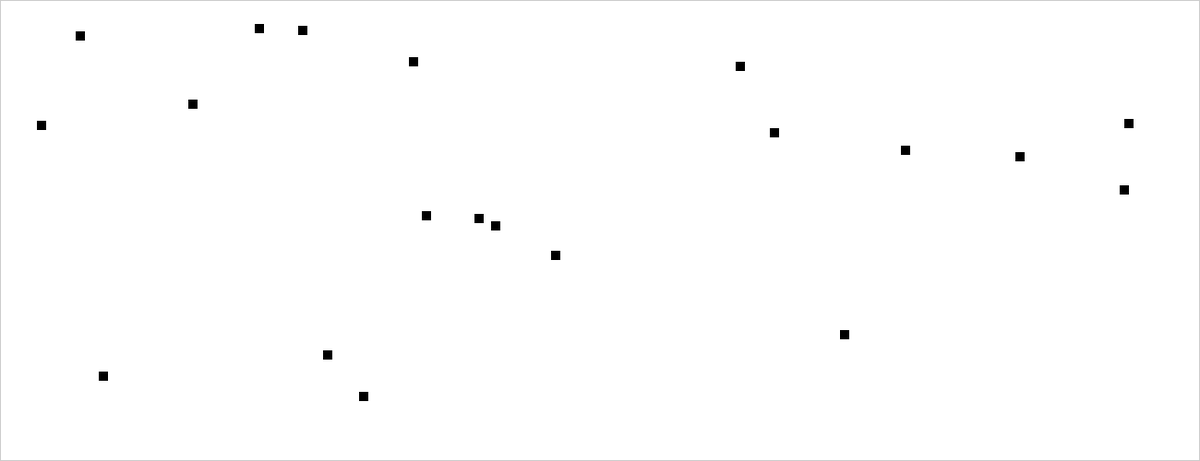
Frame 1 (no input)
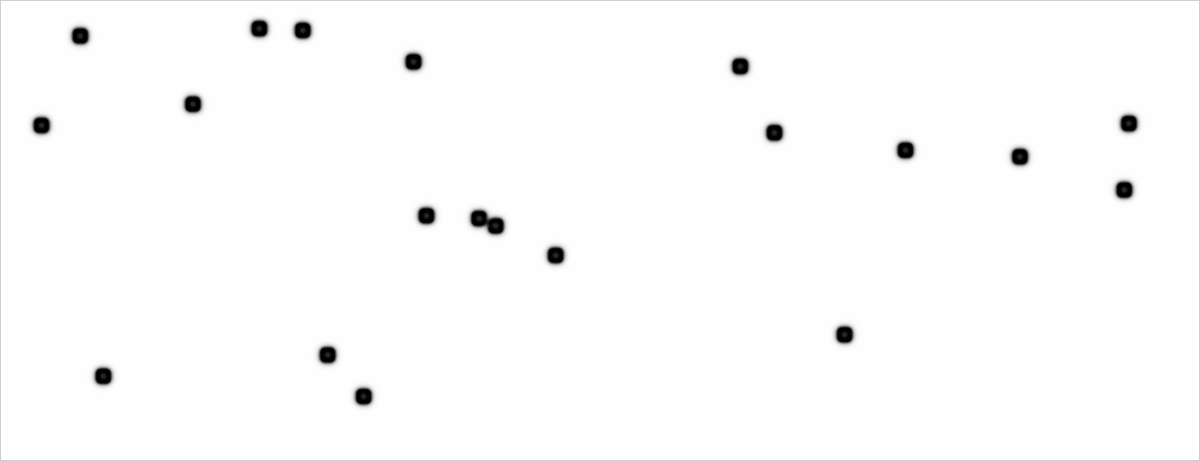
Frame 60 (the mouse pressed at the canvas centre just before this capture)
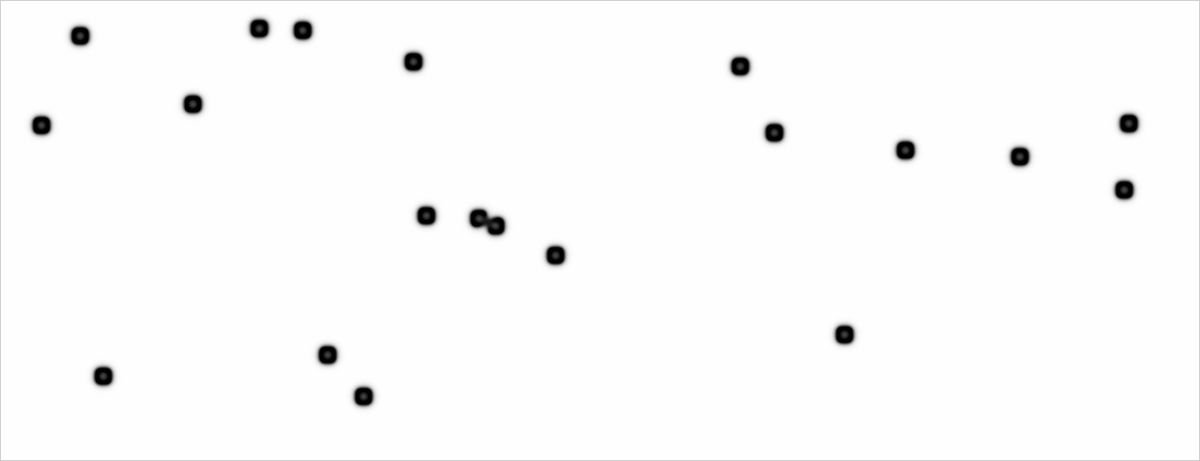
Frame 120 (the mouse held since frame 60 and released just before this capture)

The Processing sketch that drew these frames (run headless with seeded random() and noise(); from frame 60 on, the mouse is pressed at the canvas centre):

// Processing sketch: reaction_diffusion
// ── reaction_diffusion.pde
// Daniel Shiffman
// http://codingtra.in
// http://patreon.com/codingtrain
// Code for this video: https://youtu.be/BV9ny785UNc

// Written entirely based on
// http://www.karlsims.com/rd.html

// Also, for reference
// http://hg.postspectacular.com/toxiclibs/src/44d9932dbc9f9c69a170643e2d459f449562b750/src.sim/toxi/sim/grayscott/GrayScott.java?at=default

Cell[][] grid;
Cell[][] prev;

void setup() {
  size(1300, 500);
  grid = new Cell[width][height];
  prev = new Cell[width][height];

  for (int i = 0; i < width; i++) {
    for (int j = 0; j < height; j ++) {
      float a = 1;
      float b = 0;
      grid[i][j] = new Cell(a, b);
      prev[i][j] = new Cell(a, b);
    }
  }

  for (int n = 0; n < 20; n++) {
    int startx = int(random(20, width-20));
    int starty = int(random(20, height-20));

    for (int i = startx; i < startx+10; i++) {
      for (int j = starty; j < starty+10; j ++) {
        float a = 1;
        float b = 1;
        grid[i][j] = new Cell(a, b);
        prev[i][j] = new Cell(a, b);
      }
    }
  }
}

float dA = 1.0;
float dB = 0.5;
float feed = 0.055;
float k = 0.062;

class Cell {
  float a;
  float b;

  Cell(float a_, float b_) {
    a = a_;
    b = b_;
  }
}


void update() {
  for (int i = 1; i < width-1; i++) {
    for (int j = 1; j < height-1; j ++) {

      Cell spot = prev[i][j];
      Cell newspot = grid[i][j];

      float a = spot.a;
      float b = spot.b;

      float laplaceA = 0;
      laplaceA += a*-1;
      laplaceA += prev[i+1][j].a*0.2;
      laplaceA += prev[i-1][j].a*0.2;
      laplaceA += prev[i][j+1].a*0.2;
      laplaceA += prev[i][j-1].a*0.2;
      laplaceA += prev[i-1][j-1].a*0.05;
      laplaceA += prev[i+1][j-1].a*0.05;
      laplaceA += prev[i-1][j+1].a*0.05;
      laplaceA += prev[i+1][j+1].a*0.05;

      float laplaceB = 0;
      laplaceB += b*-1;
      laplaceB += prev[i+1][j].b*0.2;
      laplaceB += prev[i-1][j].b*0.2;
      laplaceB += prev[i][j+1].b*0.2;
      laplaceB += prev[i][j-1].b*0.2;
      laplaceB += prev[i-1][j-1].b*0.05;
      laplaceB += prev[i+1][j-1].b*0.05;
      laplaceB += prev[i-1][j+1].b*0.05;
      laplaceB += prev[i+1][j+1].b*0.05;

      newspot.a = a + (dA*laplaceA - a*b*b + feed*(1-a))*1;
      newspot.b = b + (dB*laplaceB + a*b*b - (k+feed)*b)*1;

      newspot.a = constrain(newspot.a, 0, 1);
      newspot.b = constrain(newspot.b, 0, 1);
    }
  }
}

void swap() {
  Cell[][] temp = prev;
  prev = grid;
  grid = temp;
}

void draw() {
 // println(frameRate);

  for (int i = 0; i < 1; i++) {
    update();
    swap();
  }

  loadPixels();
  for (int i = 1; i < width-1; i++) {
    for (int j = 1; j < height-1; j ++) {
      Cell spot = grid[i][j];
      float a = spot.a;
      float b = spot.b;
      int pos = i + j * width;
      pixels[pos] = color((a-b)*255);
    }
  }
  updatePixels();
}
